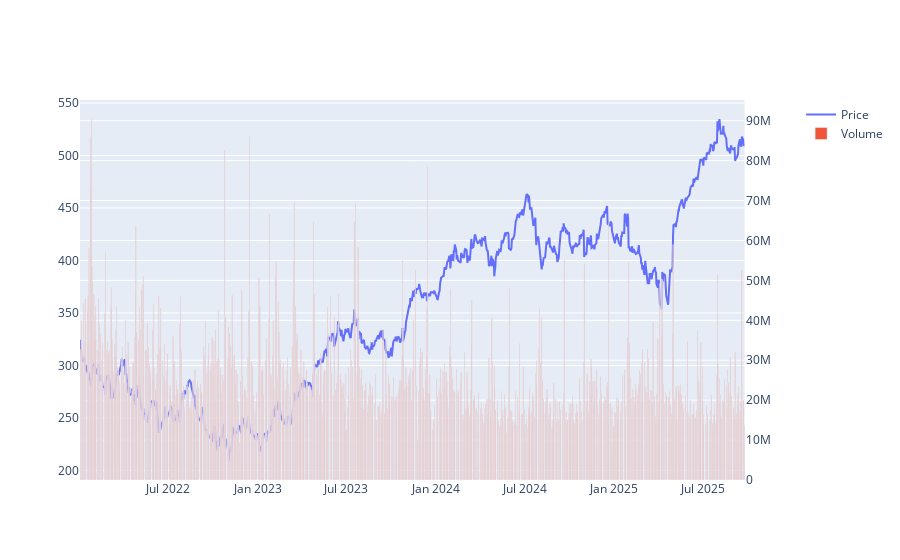

Here is the notebook cell this chart was saved with:
### Code cell
from plotly.subplots import make_subplots
fig2 = make_subplots(specs=[[{"secondary_y": True}]])
fig2.add_trace(go.Scatter(x=x_data, y=y_data, name='Price'), secondary_y=False)
fig2.add_trace(go.Bar(x=x_data, y=data['Volume']['MSFT'].values, name='Volume'), secondary_y=True)
fig2.show()

### Figure 1 — Plotly figure (JSON) as saved in the notebook; plotly's stock layout.template omitted (floating-point values rounded to 4 significant figures; data arrays with more than 128 entries replaced by an {"elided": "..."} marker saying what was removed)
{"data": [{"name": "Price", "type": "scatter", "x": {"elided": "935 str values"}, "xaxis": "x", "y": {"elided": "935 float values"}, "yaxis": "y"}, {"name": "Volume", "type": "bar", "x": {"elided": "935 str values"}, "xaxis": "x", "y": {"elided": "935 int values"}, "yaxis": "y2"}], "layout": {"xaxis": {"anchor": "y", "domain": [0, 0.94]}, "yaxis": {"anchor": "x", "domain": [0, 1]}, "yaxis2": {"anchor": "x", "overlaying": "y", "side": "right"}}}
